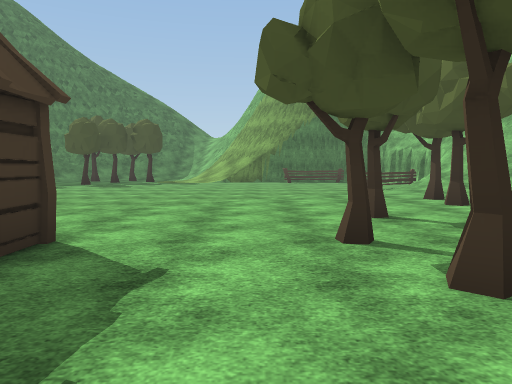
[1] (above)

24 first-person views from a walk through a Unity game level. The camera is 1.4 m above the floor, tilts 4° down and sees 70° across. The floor is counted in squares, 2 m on a side. Each view is taken from the middle of a square. On the plan, view 1 faces up. The plan holds only what a view shows up to about 11 squares ahead; the rest is blank. The place goes on beyond the plan. The player character is not drawn. Some animated figures are not drawn. Some surface patterns are stand-ins.

[2]
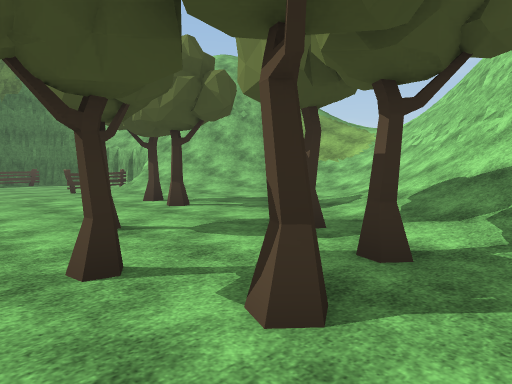

[3]
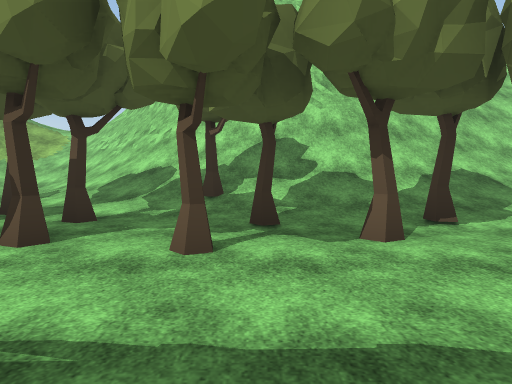

[4]
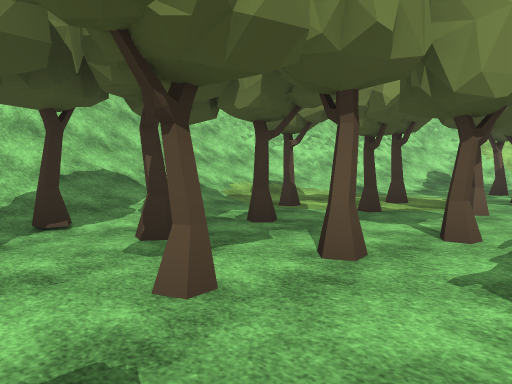

[5]
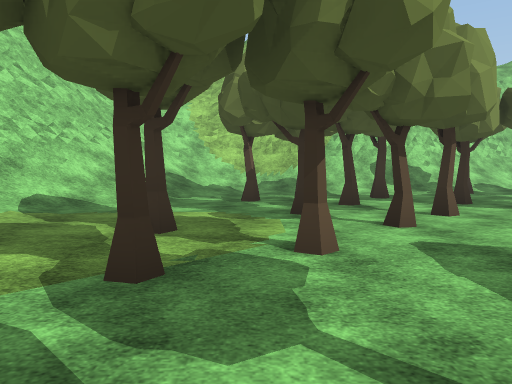

[6]
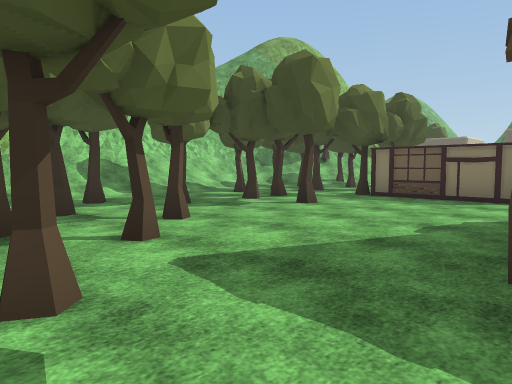

[7]
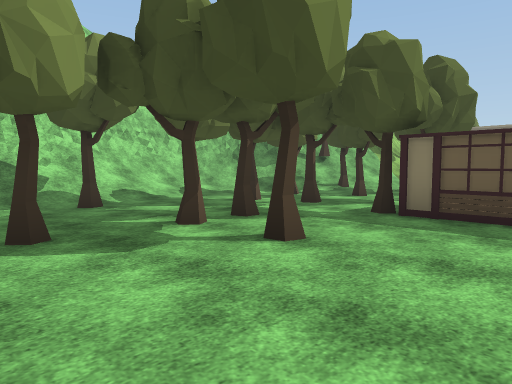

[8]
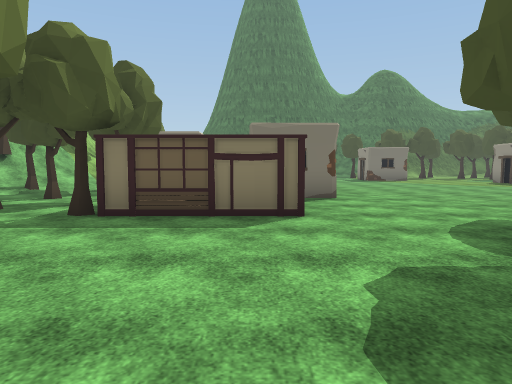

[9]
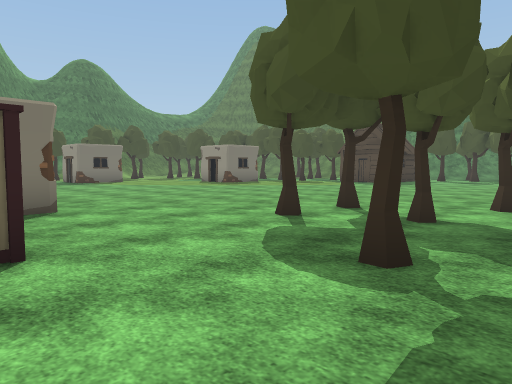

[10]
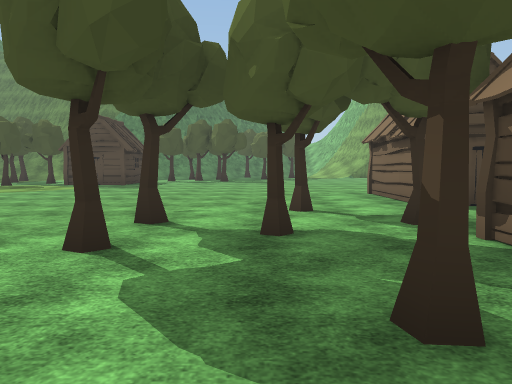

[11]
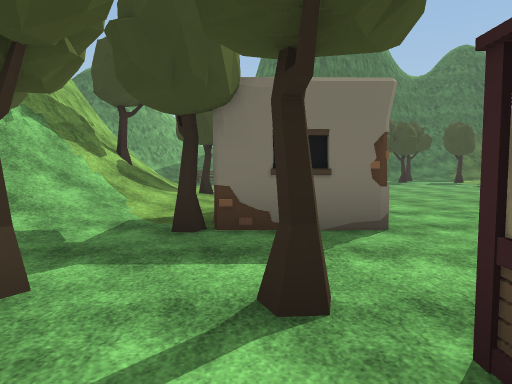

[12]
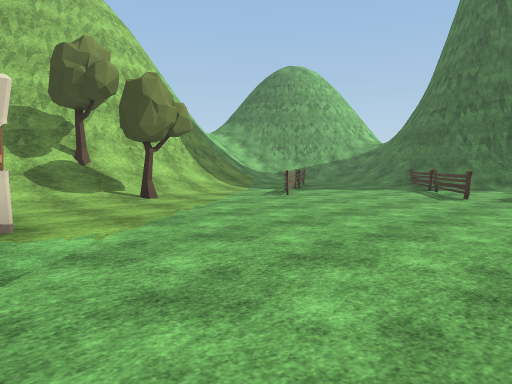

[13]
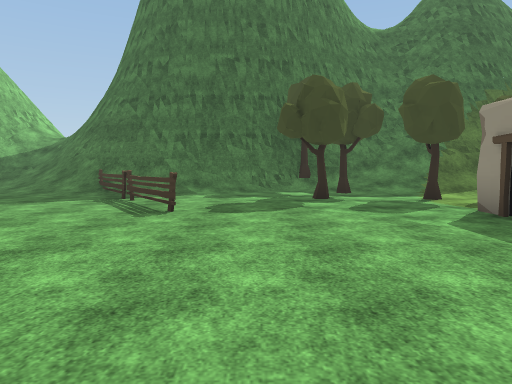

[14]
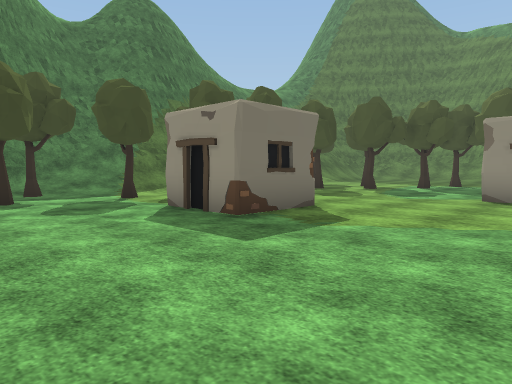

[15]
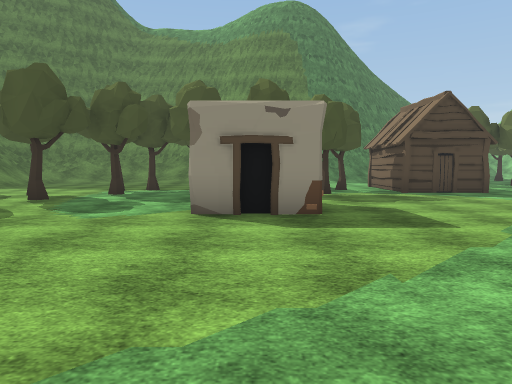

[16]
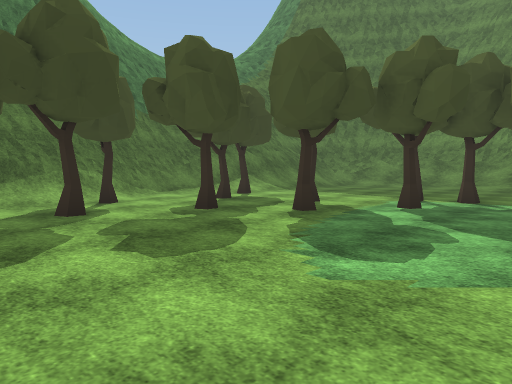

[17]
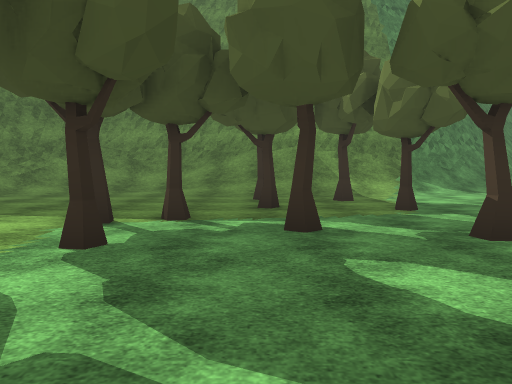

[18]
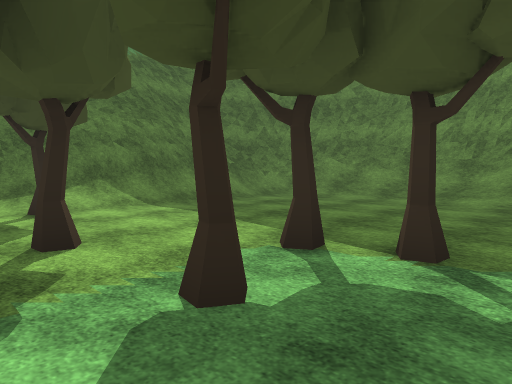

[19]
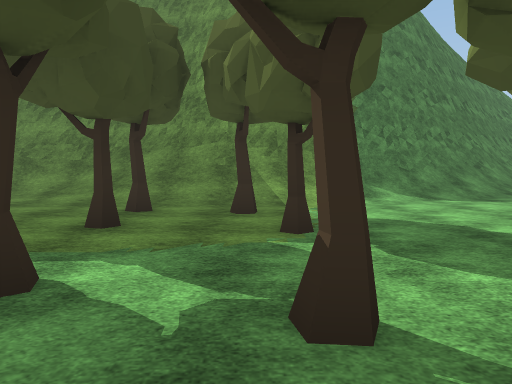

[20]
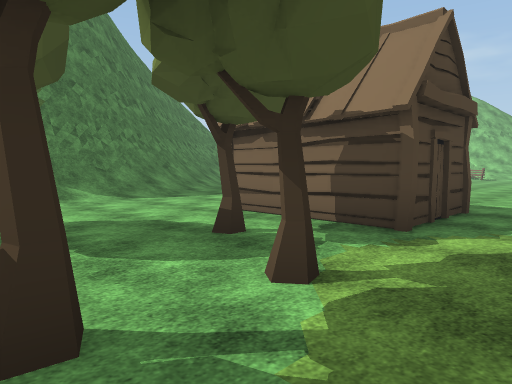

[21]
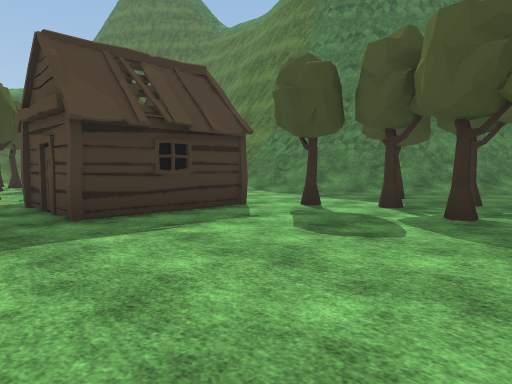

[22]
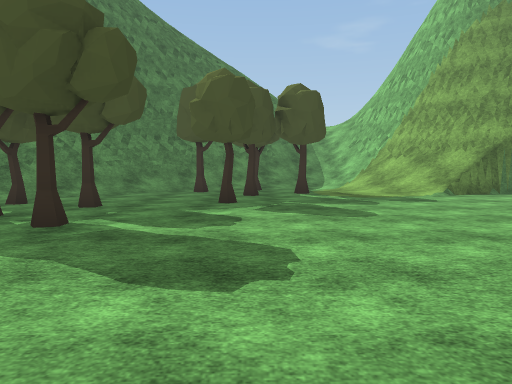

[23]
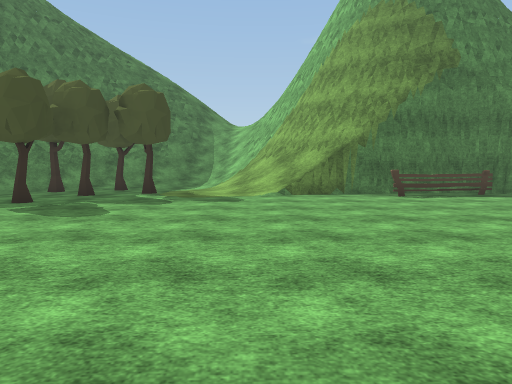

[24]
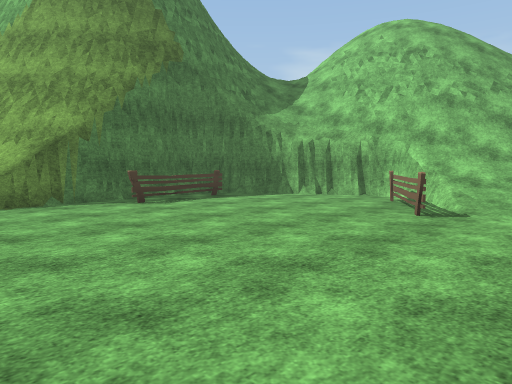

### Floor plan
Key: @ floor where view 1 was taken; # wall or solid block; x gap in a wall; . floor; / step, stairs or slope; = window, fence, low wall or low ledge; v drop or lower ground; O other object.
Columns run from 29 left of view 1 to 9 right of it. Each row starts with its distance up from view 1.
 18                   ##=//O..//###   ##
 17                 ###//O..O.///######/
 16    #######     ###//...O.../=#.OO.#//
 15   ###////#######///...............///=
 14  ##//////////////..O..O............#/#v
 13  #=//...//////......O..............//#x
 12  #/......O.O.......O..............O////
 11 ##//............ .O.O...........OO/////
 10 ##//.....O.O...O O................///
  9 #=//...OO.....OO O................////
  8 #//O......OO...OOO...............O.////
  7 #//...OO.....O.......... ........O..///
  6 ##..O.O................   ...........//
  5 ##/..O....   .......... .......O...////
  4  #/O...... #O............. .....O.////#
  3  #/.O....................O O..O..////##
  2  #/O........... .........O  ..O.O////#
  1  #//.O .......   ........O O..O./O///
  0  ///.   O..... ........O.. ..@.O////
 -1 #///O..##....  ......O.... ....O////#
 -2 #//.......... ........O.O. ..O.O////#
 -3 ##/O.................O..O  ..OO.////
 -4  #..O..................O.  ...OO////
 -5  #/...................... O.O.../////
 -6  #/.............  O...........OO./////
 -7  #/..OO.........     #.......O.../////
 -8  #//O.............   #.....O..O..////
 -9  #/O..........O #..###.O..O.O....//
-10  #/.....O.....  #.O..O..........//
-11  //.. OO...O....O.O.O.OO.O.O...///#
-12  /.     .////////.....O...O.OO.//##
-13         ////O////O.O.O........///##
-14          ######/O//...//O////////#
-15              #    ////////== /// #
-16                    ///######
-17                     ###

Positions as (right, up) in squares from view 1, and headings:
1: (0, 0), facing up
2: (0, 1), facing up-right
3: (-2, 0), facing right
4: (-2, -1), facing down-right
5: (0, -4), facing down
6: (0, -5), facing down-left
7: (-3, -7), facing down-left
8: (-3, -7), facing left
9: (-5, -7), facing up-left
10: (-7, -6), facing up
11: (-9, -10), facing left
12: (-14, -4), facing down-left
13: (-17, -5), facing left
14: (-17, -5), facing up-left
15: (-18, -2), facing up
16: (-19, 1), facing up-left
17: (-20, 4), facing up
18: (-20, 6), facing up-left
19: (-18, 6), facing up
20: (-18, 6), facing up-right
21: (-7, 6), facing up-left
22: (-6, 7), facing up
23: (-2, 7), facing up
24: (-2, 9), facing up-right
